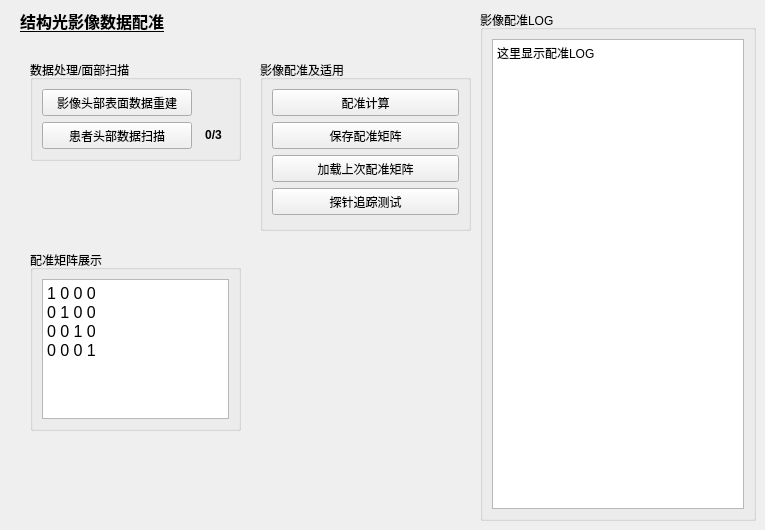
     <widget class="QWidget" name="tab_5">
      <attribute name="title">
       <string>影像配准</string>
      </attribute>
      <widget class="QGroupBox" name="groupBox_31">
       <property name="geometry">
        <rect>
         <x>30</x>
         <y>60</y>
         <width>211</width>
         <height>101</height>
        </rect>
       </property>
       <property name="title">
        <string>数据处理/面部扫描</string>
       </property>
       <layout class="QGridLayout" name="gridLayout_12">
        <item row="1" column="1">
         <widget class="QLabel" name="label_faceSurface">
          <property name="font">
           <font>
            <family>Arial</family>
            <weight>75</weight>
            <bold>true</bold>
           </font>
          </property>
          <property name="text">
           <string>&lt;html&gt;&lt;head/&gt;&lt;body&gt;&lt;p align=&quot;center&quot;&gt;0/3&lt;/p&gt;&lt;/body&gt;&lt;/html&gt;</string>
          </property>
         </widget>
        </item>
        <item row="1" column="0">
         <widget class="QPushButton" name="pushButton_scanFaceSurce">
          <property name="minimumSize">
           <size>
            <width>150</width>
            <height>27</height>
           </size>
          </property>
          <property name="text">
           <string>患者头部数据扫描</string>
          </property>
         </widget>
        </item>
        <item row="0" column="0">
         <widget class="QPushButton" name="pushButton_reconstructFaceSurface">
          <property name="minimumSize">
           <size>
            <width>150</width>
            <height>27</height>
           </size>
          </property>
          <property name="text">
           <string>影像头部表面数据重建</string>
          </property>
         </widget>
        </item>
       </layout>
      </widget>
      <widget class="QGroupBox" name="groupBox_33">
       <property name="geometry">
        <rect>
         <x>480</x>
         <y>10</y>
         <width>276</width>
         <height>511</height>
        </rect>
       </property>
       <property name="title">
        <string>影像配准LOG</string>
       </property>
       <layout class="QHBoxLayout" name="horizontalLayout_12">
        <item>
         <widget class="QTextBrowser" name="textBrowser_ImageLOG">
          <property name="html">
           <string>&lt;!DOCTYPE HTML PUBLIC &quot;-//W3C//DTD HTML 4.0//EN&quot; &quot;http://www.w3.org/TR/REC-html40/strict.dtd&quot;&gt;
&lt;html&gt;&lt;head&gt;&lt;meta name=&quot;qrichtext&quot; content=&quot;1&quot; /&gt;&lt;style type=&quot;text/css&quot;&gt;
p, li { white-space: pre-wrap; }
&lt;/style&gt;&lt;/head&gt;&lt;body style=&quot; font-family:'SimSun'; font-size:9pt; font-weight:400; font-style:normal;&quot;&gt;
&lt;p style=&quot; margin-top:0px; margin-bottom:0px; margin-left:0px; margin-right:0px; -qt-block-indent:0; text-indent:0px;&quot;&gt;这里显示配准LOG&lt;/p&gt;&lt;/body&gt;&lt;/html&gt;</string>
          </property>
         </widget>
        </item>
       </layout>
      </widget>
      <widget class="QGroupBox" name="groupBox_32">
       <property name="geometry">
        <rect>
         <x>260</x>
         <y>60</y>
         <width>211</width>
         <height>171</height>
        </rect>
       </property>
       <property name="title">
        <string>影像配准及适用</string>
       </property>
       <layout class="QGridLayout" name="gridLayout_13">
        <item row="2" column="0">
         <widget class="QPushButton" name="pushButton_getLastImageRegistrationMatrix">
          <property name="minimumSize">
           <size>
            <width>0</width>
            <height>27</height>
           </size>
          </property>
          <property name="text">
           <string>加载上次配准矩阵</string>
          </property>
         </widget>
        </item>
        <item row="1" column="0">
         <widget class="QPushButton" name="pushButton_saveImageRegistrationMatrix">
          <property name="minimumSize">
           <size>
            <width>0</width>
            <height>27</height>
           </size>
          </property>
          <property name="text">
           <string>保存配准矩阵</string>
          </property>
         </widget>
        </item>
        <item row="0" column="0">
         <widget class="QPushButton" name="pushButton_caculateImageRegistrationMatrix">
          <property name="minimumSize">
           <size>
            <width>0</width>
            <height>27</height>
           </size>
          </property>
          <property name="text">
           <string>配准计算</string>
          </property>
         </widget>
        </item>
        <item row="3" column="0">
         <widget class="QPushButton" name="pushButton_trackProbeTest">
          <property name="minimumSize">
           <size>
            <width>0</width>
            <height>27</height>
           </size>
          </property>
          <property name="text">
           <string>探针追踪测试</string>
          </property>
         </widget>
        </item>
       </layout>
      </widget>
      <widget class="QGroupBox" name="groupBox_34">
       <property name="geometry">
        <rect>
         <x>30</x>
         <y>250</y>
         <width>211</width>
         <height>181</height>
        </rect>
       </property>
       <property name="title">
        <string>配准矩阵展示</string>
       </property>
       <layout class="QHBoxLayout" name="horizontalLayout_13">
        <item>
         <widget class="QTextBrowser" name="textBrowser_showImageRegistration">
          <property name="html">
           <string>&lt;!DOCTYPE HTML PUBLIC &quot;-//W3C//DTD HTML 4.0//EN&quot; &quot;http://www.w3.org/TR/REC-html40/strict.dtd&quot;&gt;
&lt;html&gt;&lt;head&gt;&lt;meta name=&quot;qrichtext&quot; content=&quot;1&quot; /&gt;&lt;style type=&quot;text/css&quot;&gt;
p, li { white-space: pre-wrap; }
&lt;/style&gt;&lt;/head&gt;&lt;body style=&quot; font-family:'SimSun'; font-size:9pt; font-weight:400; font-style:normal;&quot;&gt;
&lt;p style=&quot; margin-top:0px; margin-bottom:0px; margin-left:0px; margin-right:0px; -qt-block-indent:0; text-indent:0px;&quot;&gt;&lt;span style=&quot; font-size:12pt;&quot;&gt;1 0 0 0&lt;/span&gt;&lt;/p&gt;
&lt;p style=&quot; margin-top:0px; margin-bottom:0px; margin-left:0px; margin-right:0px; -qt-block-indent:0; text-indent:0px;&quot;&gt;&lt;span style=&quot; font-size:12pt;&quot;&gt;0 1 0 0&lt;/span&gt;&lt;/p&gt;
&lt;p style=&quot; margin-top:0px; margin-bottom:0px; margin-left:0px; margin-right:0px; -qt-block-indent:0; text-indent:0px;&quot;&gt;&lt;span style=&quot; font-size:12pt;&quot;&gt;0 0 1 0&lt;/span&gt;&lt;/p&gt;
&lt;p style=&quot; margin-top:0px; margin-bottom:0px; margin-left:0px; margin-right:0px; -qt-block-indent:0; text-indent:0px;&quot;&gt;&lt;span style=&quot; font-size:12pt;&quot;&gt;0 0 0 1&lt;/span&gt;&lt;/p&gt;&lt;/body&gt;&lt;/html&gt;</string>
          </property>
         </widget>
        </item>
       </layout>
      </widget>
      <widget class="QLabel" name="label_49">
       <property name="geometry">
        <rect>
         <x>20</x>
         <y>0</y>
         <width>211</width>
         <height>41</height>
        </rect>
       </property>
       <property name="font">
        <font>
         <family>微软雅黑</family>
         <pointsize>12</pointsize>
         <weight>75</weight>
         <bold>true</bold>
         <underline>true</underline>
        </font>
       </property>
       <property name="text">
        <string>结构光影像数据配准</string>
       </property>
      </widget>
     </widget>
